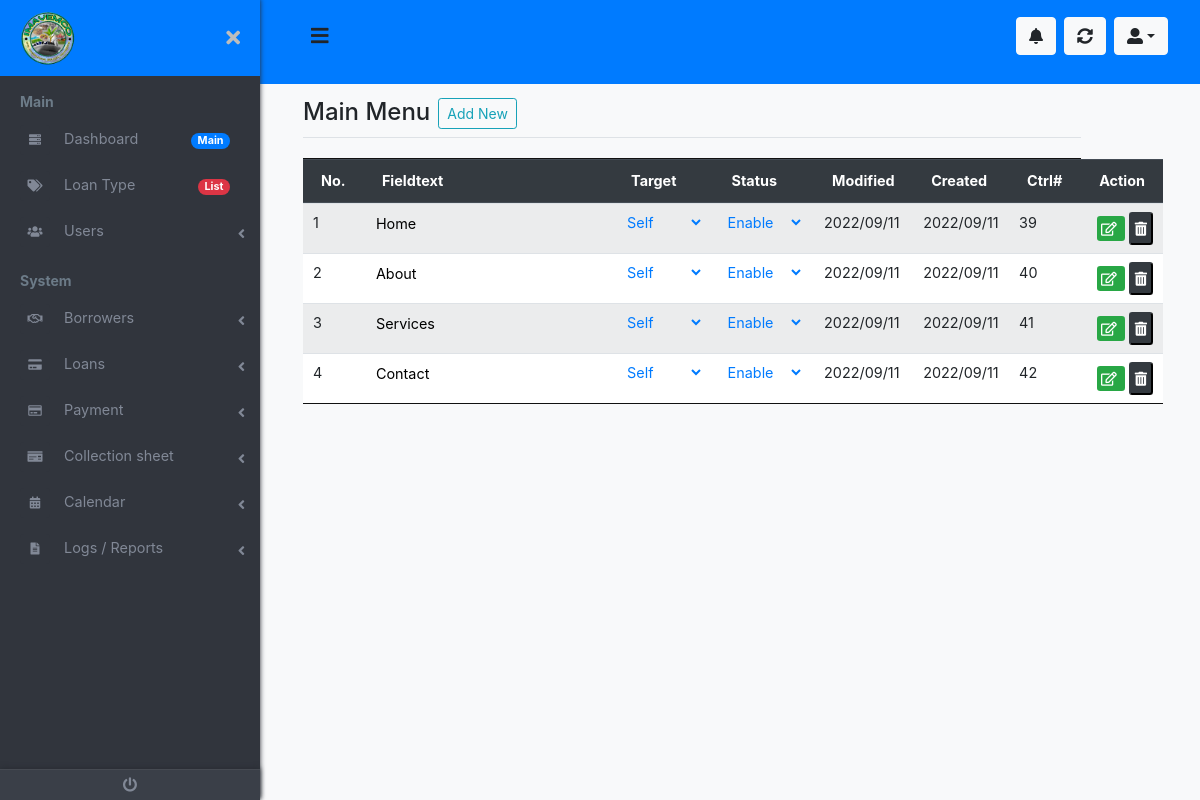
The app's page /routes/main-menu/index.php (signed in), older data.
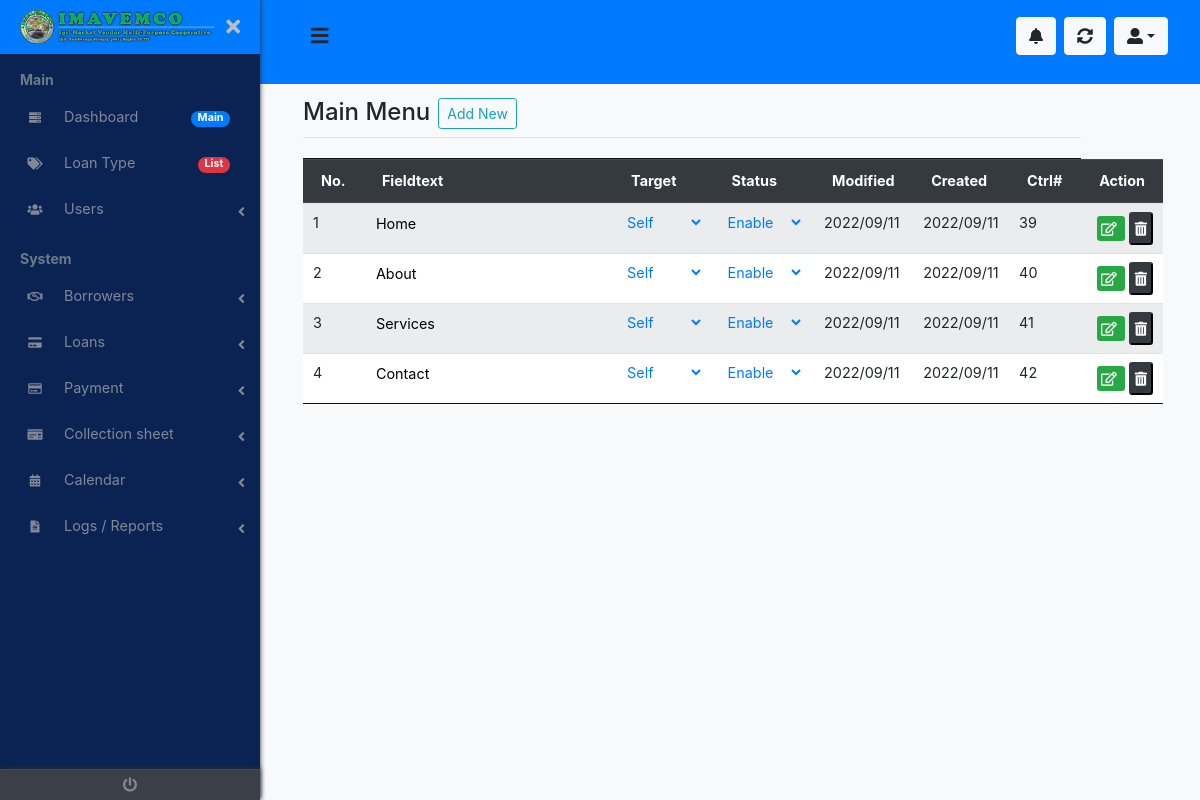
The same page, newer data.
### tables this page shows
CREATE TABLE `conf` (
  `id` int(11) NOT NULL,
  `cmpny_name` varchar(254) NOT NULL,
  `sys_name` varchar(254) NOT NULL,
  `sys_ver` varchar(254) NOT NULL,
  `sys_logo` varchar(254) NOT NULL,
  `navbar_logo` varchar(254) NOT NULL,
  `navbar_logo_scroll` varchar(254) NOT NULL,
  `favicon` varchar(254) NOT NULL,
  `dboard_bgimg` varchar(254) NOT NULL,
  `quote_title` varchar(254) NOT NULL,
  `ceo_pres` varchar(254) NOT NULL,
  `memail` varchar(254) NOT NULL,
  `facebook` text NOT NULL,
  `telno` varchar(254) NOT NULL,
  `mobileno` varchar(254) NOT NULL,
  `maddress` text NOT NULL,
  `idletime` int(11) NOT NULL,
  `themename` varchar(254) NOT NULL,
  `domainhome` varchar(254) NOT NULL,
  `fontglobal` varchar(254) NOT NULL,
  `datetoday` varchar(8) NOT NULL,
  `created` datetime NOT NULL,
  `primary_color` varchar(254) NOT NULL,
  `second_color` varchar(254) NOT NULL,
  `third_color` varchar(254) NOT NULL,
  `forth_color` varchar(254) NOT NULL,
  `fifth_color` varchar(254) NOT NULL,
  `sixth_color` varchar(254) NOT NULL,
  `seventh_color` varchar(254) NOT NULL,
  `eight_color` varchar(254) NOT NULL,
  `ninght_color` varchar(254) NOT NULL,
  `tenth_color` varchar(254) NOT NULL,
  `menu_gradient_color` varchar(254) NOT NULL,
  `geo_map` text NOT NULL,
  `build_by` varchar(254) NOT NULL,
  `cwebzite` varchar(254) NOT NULL,
  `dcurrencyx` varchar(15) NOT NULL,
  `nav_bar_orrient` text NOT NULL,
  `modified` timestamp NOT NULL DEFAULT current_timestamp() ON UPDATE current_timestamp(),
  `button_size` text NOT NULL,
  `content_width` text NOT NULL,
  `login_bg_color` text NOT NULL,
  `custom_link_register` text NOT NULL,
  `page_visit` int(11) NOT NULL,
  `d_main` text NOT NULL,
  `d_system` text NOT NULL,
  `d_app` text NOT NULL,
  `d_extra` text NOT NULL,
  `d_trash` text NOT NULL,
  `d_about` text NOT NULL,
  `profstyleimg` int(11) NOT NULL,
  `bgsidebarimg` text NOT NULL
);

CREATE TABLE `tbl_menu_frontpage` (
  `menu_id` int(11) NOT NULL,
  `menu_title` text NOT NULL,
  `menu_slug` text NOT NULL,
  `menu_open` text NOT NULL,
  `menable` int(1) NOT NULL,
  `sort_num` int(2) NOT NULL,
  `theme_name` text NOT NULL,
  `modified` timestamp NOT NULL DEFAULT current_timestamp() ON UPDATE current_timestamp(),
  `created` datetime NOT NULL DEFAULT current_timestamp(),
  `deletedx` int(1) NOT NULL
);

### routes/main-menu/index.php (called while the page is built, shortened)
<?php
	include_once "../../inc/webconfig/conf.php";
	$foldername = "main-menu";
	$tblname = "tbl_menu_frontpage";
	$prim_id = "menu_id";
	include_once "../../content/template-part/{$themename}/dashboard-header.php";
	include_once "../../content/view/{$foldername}/index.php";
	include_once "../../content/template-part/{$themename}/dashboard-footer.php";

### inc/webconfig/conf.php (called while the page is built, shortened)
<?php
	$chckfle = file_exists("inc/srvr.php");
	if ($chckfle) {
		include_once "inc/srvr.php";
	} else {
		$chckfle1 = file_exists("../../inc/srvr.php");
		if ($chckfle1) {
			include_once "../../inc/srvr.php";
		}
	}
	try {
		$cnn = new PDO("mysql:host={$host};dbname={$db}", $unameroot, $pw);
		$qry_webconf = "SELECT * FROM conf WHERE id=:ownerid LIMIT 1";
		$stmt_webconf = $cnn->prepare($qry_webconf);
		$stmt_webconf->bindParam(':ownerid', $owner_id);
		$stmt_webconf->execute();
		$row_webconf = $stmt_webconf->fetch(PDO::FETCH_ASSOC);
		$navbarlogo = $row_webconf['navbar_logo'];
		$themename = $row_webconf['themename'];
		$dmaintitle = $row_webconf['d_main'];
		$dsystemtitle = $row_webconf['d_system'];
	} catch(PDOException $e) {
		$err = $e->getMessage();
		$err2 = strrchr($e,"1049");
		if($err2=1049){
			echo "Error: Unknown Database.<br><a href='".$dir."dbase/creadb'>Fix It!</a>";
			die;
		}
	}

### inc/srvr.php (called while the page is built, shortened)
<?php
	$owner_id	= 7;

### content/view/main-menu/index.php (the view, shortened to what the rows shown need)
<?php
	include_once "../../content/template-part/{$themename}/dashboard-navbar.php";
	include_once "../../content/template-part/{$themename}/dashboard-navbar-top.php";
?>
<link rel="stylesheet" href="<?php echo $dirbak; ?>assets/datatables/1.11.3/css/jquery.dataTables.min.css">
<main class="page-content">
	<div class="container-fluid">
		<div id="" class="table-responsive">
			<table id="listRecView" class="table table-striped table-hover table-sm">
				<thead id="remSortH">
					<tr>
						<th class="remove-dropdown"></th>
						<th></th>
						<th></th>
						<th class="remove-dropdown"></th>
						<th class="remove-dropdown"></th>
						<th class="remove-dropdown"></th>
						<th class="remove-dropdown"></th>
					</tr>
				</thead>
				<thead id="theadtitle" class="thead-dark">
					<tr>
						<th>No.</th>
						<th>Fieldtext</th>
						<th>Target</th>
						<th>Status</th>
						<th>Modified</th>
						<th>Created</th>
						<th>Ctrl#</th>
						<th class="text-right">Action</th>
					</tr>
				</thead>
				<tbody>
					<?php
						$qry = "SELECT * FROM {$tblname} WHERE deletedx=0 AND theme_name=:themename ORDER BY sort_num ASC";
						$stmt = $cnn->prepare($qry);
						$stmt->bindParam(':themename', $themename);
						$stmt->execute();
						$xno = 0;
						for($i=0; $row = $stmt->fetch(); $i++) {
							$xno++;
							$id=$row[$prim_id];
							$menutitle=$row['menu_title'];
							$menuopen=$row['menu_open'];
								if ($menuopen=='_blank') {
									$menuopenx = 'Blank';
									$menuopenTxtColor = 'text-success';
								} elseif ($menuopen=='_parent') {
									$menuopenx = 'Parent';
									$menuopenTxtColor = 'text-danger';
								} elseif ($menuopen=='_top') {
									$menuopenx = 'Top';
									$menuopenTxtColor = 'text-warning';
								} else {
									$menuopenTxtColor = 'text-primary';
								}
							$status=$row['menable'];
								if ($status==1) {
									$rbsTxtColor = 'text-primary';
								} else {
									$statusx = 'Disable';
									$rbsTxtColor = 'text-danger';
								}
							$modified2=$row['modified'];
							$modified=date_format(new DateTime($modified2),'Y/m/d');
							$created2=$row['created'];
							$created=date_format(new DateTime($created2),'Y/m/d');
					?>
							<tr>
								<td><?php echo $xno; ?></td>
								<td>
									<input id="rc<?php echo $id; ?>" type="text" name="menutitle" value="<?php echo $menutitle; ?>" data1="<?php echo $menutitle; ?>" dataid="<?php echo $id; ?>" class="w-100" onblur="fnChngeMenuTitle(this.id,this.value);">
								</td>
								<td data-filter="<?php echo $menuopen; ?>">
									<select id="mo<?php echo $id; ?>" name="menuopen" dataid="<?php echo $id; ?>" class="<?php echo $menuopenTxtColor; ?>" onchange="fnChngeTarget(this.id,this.value);">
										<option value="Self" class="text-primary" <?php if($menuopen=='_self') echo 'selected="selected"'; ?>>Self</option>
									</select>
								</td>
								<td data-filter="<?php echo $status; ?>">
									<select id="sl<?php echo $id; ?>" name="status" dataid="<?php echo $id; ?>" class="<?php echo $rbsTxtColor; ?>" onchange="fnChngeStatus(this.id,this.value);">
										<option value="Enable" class="text-primary" <?php if($status==1) echo 'selected="selected"'; ?>>Enable</option>
									</select>
								</td>
								<td data-filter="<?php echo $modified; ?>"><?php echo $modified; ?></td>
								<td data-filter="<?php echo $created; ?>"><?php echo $created; ?></td>
								<td><?php echo $id;  ?></td>
								<td class="text-right tbl-action">
									<a href="../../routes/<?php echo $foldername; ?>/editupdate?id=<?php echo $id; ?>" class="btn-sm btn-success btn-inline" title="Edit">
										<span class="far fa-edit"></span>
									</a>
									<button id="btn<?php echo $id; ?>" type="button" name="btnDelete" dataid="<?php echo $id; ?>" class="btn-sm btn-dark btn-inline ml-1" onclick="trash(this.id);"><span class="fas fa-trash-alt"></span></button>
								</td>
							</tr>
					<?php
						}
					?>
				</tbody>
			</table>
		</div>
	</div>
</main>

### content/template-part/imavemco/dashboard-navbar.php (shortened to what the rows shown need)
<?php
	$chckfle2 = file_exists("../../inc/xsession.php");
	if ($chckfle2) {
		$baklnk = "../../";
	} else {
		include_once "../../../inc/xsession.php";
		$baklnk = "../../../";
	}
	if (empty(trim($dmaintitle))) {
		$dmaintitle2 = "Main";
		$dmaintitle2_display = "d-none";
	} else {
		$dmaintitle2 = $dmaintitle;
	}
	if (empty(trim($dsystemtitle))) {
		$dsystemtitle2 = "System";
		$dsystemtitle2_display = "d-none";
	} else {
		$dsystemtitle2 = $dsystemtitle;
	}
?>
<nav id="sidebar" class="sidebar-wrapper box-shadow-default">
	<div class="sidebar-brand bg-primary">
		<?php
			if ($sidelogdbr=1) {
				?>
					<a href="<?php echo $baklnk; ?>" class="text-left">
						<img src="<?php echo $baklnk.'content/theme/'.$themename.'/storage/img/'.$navbarlogo; ?>" class="dboard-top-left-logo">
					</a>
				<?php
			} else {
				?>
					<a href="<?php echo $baklnk; ?>">Visit Site</a>
				<?php
			}
		?>
	</div>
	<div class="sidebar-content">
		<div class="sidebar-menu border-0">
			<ul>
				<li class="header-menu">
					<span style="cursor: pointer;" onclick="window.open('<?php echo $baklnk; ?>routes/dashboard','_self');"><?php echo $dmaintitle2; ?></span>
				</li>
				<li class="header-menu <?php echo $dsystemtitle2_display; ?>">
					<span><?php echo $dsystemtitle2; ?></span>
				</li>
			</ul>
		</div>
	</div>
</nav>

Row changes from the older to the newer data that the page shows:
changed conf "Main": themename+navbar_logo: a different picture
